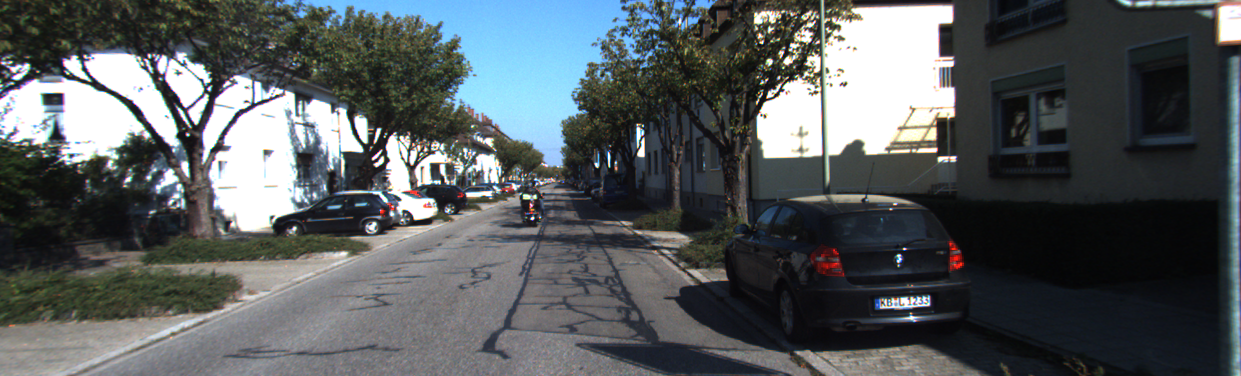
//> input picture feature-tracking-cpp/images/000001.png, 1241 x 376 px; its folder holds 4 pictures in this run
$ ./main   (built with g++ and OpenCV 4)
//> lines starting //> are read from the running program, lines starting //| are printed output that depends on the picture
#include <opencv2/opencv.hpp>
#include <opencv2/features2d.hpp>
#include <opencv2/highgui.hpp>
#include <filesystem>
#include <iostream>
#include <vector>
#include <algorithm>

namespace fs = std::filesystem;
using namespace cv;
using namespace std;

int main() {
    string folder = "images";
    vector<string> imagePaths;

    // Load image paths
    for (const auto& entry : fs::directory_iterator(folder)) {
        imagePaths.push_back(entry.path().string());
    }

    sort(imagePaths.begin(), imagePaths.end()); // Ensure order

    Ptr<ORB> orb = ORB::create(1000);

    for (size_t i = 0; i < imagePaths.size() - 1; ++i) {
        // Load color images for display
        Mat img1_color = imread(imagePaths[i], IMREAD_COLOR);
//> img1_color is the input picture: 376 rows x 1241 cols, CV_8UC3; mean B, G, R 93.2, 91.1, 85.8
        Mat img2_color = imread(imagePaths[i + 1], IMREAD_COLOR);
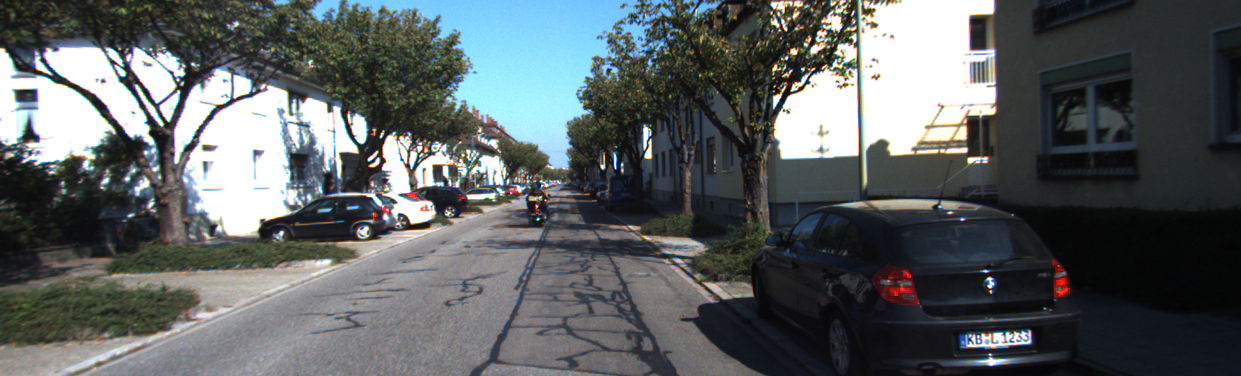
//> input picture feature-tracking-cpp/images/000003.png, 1241 x 376 px
//> img2_color is the input picture: 376 rows x 1241 cols, CV_8UC3; mean B, G, R 97.5, 96, 90.9

        if (img1_color.empty() || img2_color.empty()) {
            cerr << "Error reading image pair: " << i << endl;
            continue;
        }

        // Convert to grayscale for feature detection
        Mat img1, img2;
        cvtColor(img1_color, img1, COLOR_BGR2GRAY);
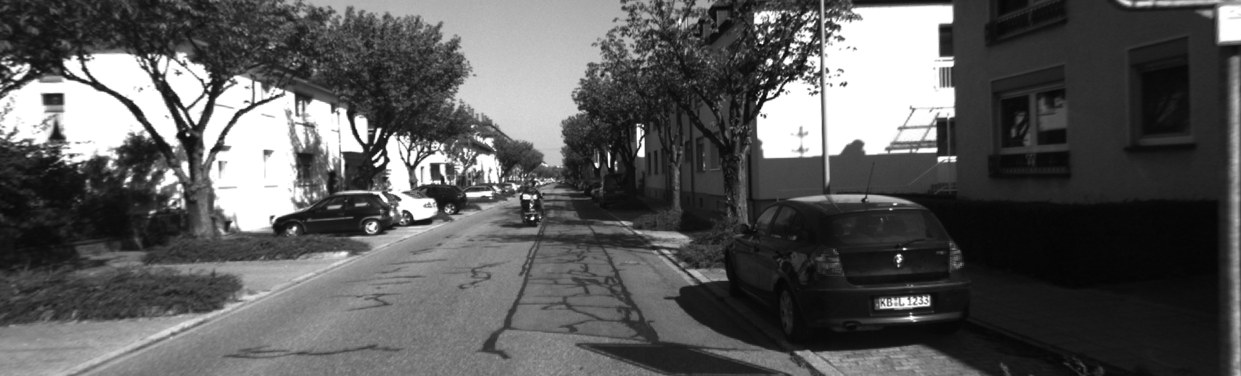
//> img1: 376 rows x 1241 cols, CV_8UC1; min 4, max 255, mean 89.8
        cvtColor(img2_color, img2, COLOR_BGR2GRAY);
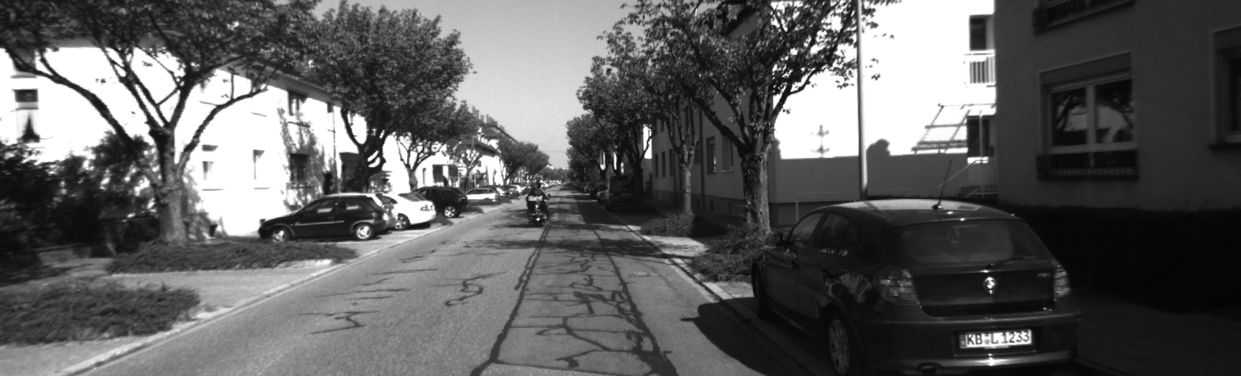
//> img2: 376 rows x 1241 cols, CV_8UC1; min 3, max 255, mean 94.7

        vector<KeyPoint> kp1, kp2;
        Mat des1, des2;

        orb->detectAndCompute(img1, noArray(), kp1, des1);
//> kp1 = 1000 keypoints; strongest (x, y, size): (524, 196, 31), (782, 90, 31), (375, 164, 31), (596, 164, 31)
        orb->detectAndCompute(img2, noArray(), kp2, des2);
//> kp2 = 1000 keypoints; strongest (x, y, size): (791, 90, 31), (792, 89, 37.2), (361, 141, 44.6), (602, 168, 31)

        BFMatcher matcher(NORM_HAMMING);
        vector<vector<DMatch>> knn_matches;
        matcher.knnMatch(des1, des2, knn_matches, 2);
//> knn_matches = 1000 matches

        // Ratio test
        vector<DMatch> good_matches;
        for (auto& m : knn_matches) {
            if (m[0].distance < 0.75f * m[1].distance) {
                good_matches.push_back(m[0]);
            }
        }
//> after the loop, good_matches = 261 matches

        // RANSAC
        vector<Point2f> pts1, pts2;
        for (const auto& match : good_matches) {
            pts1.push_back(kp1[match.queryIdx].pt);
            pts2.push_back(kp2[match.trainIdx].pt);
        }
//> after the loop, pts1 = 261 Points (x, y), first 12: [804, 76], [784, 87], [432, 200], [810, 72], [442, 145], [295, 228], [638, 154], [466, 193], [375, 224], [412, 163], [643, 139], [374, 222]; pts2 = 261 Points (x, y), first 12: [832, 67], [810, 79], [431, 202], [838, 63], [444, 146.4], [282, 232], [645, 156], [468, 196], [367, 228], [411.6, 165.6], [650.4, 140.4], [365, 227]

        vector<char> mask;
        if (pts1.size() >= 4) {
            vector<uchar> uchar_mask;
            findHomography(pts1, pts2, RANSAC, 3, uchar_mask);
//> uchar_mask = 261 values, max 1 at index 2, min 0 at index 0, mean 0.594
            mask.assign(uchar_mask.begin(), uchar_mask.end());
//> mask has the same summary as uchar_mask
        } else {
            mask.resize(good_matches.size(), 1);
        }

        // Draw matches (on COLOR images!)
        Mat outImg;
        drawMatches(
            img1_color, kp1,
            img2_color, kp2,
            good_matches,
            outImg,
            Scalar::all(-1),
            Scalar::all(-1),
            mask,
            DrawMatchesFlags::NOT_DRAW_SINGLE_POINTS
        );
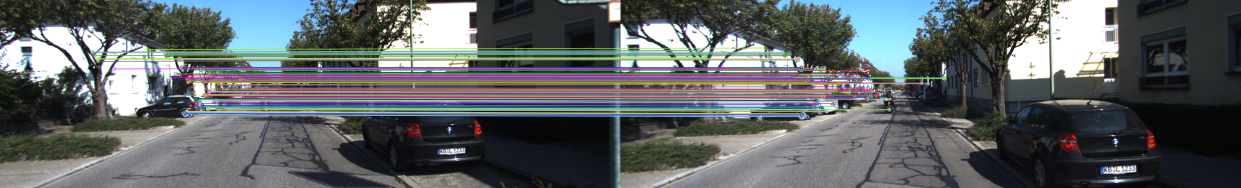
//> outImg: 376 rows x 2482 cols, CV_8UC3 (shown at 1/2 size); mean B, G, R 99.9, 98.1, 93.3

        // Save output
        fs::create_directory("output");
        string outPath = "output/match_" + to_string(i) + ".png";
        imwrite(outPath, outImg);
        cout << "Saved: " << outPath << endl;
    }
//> pass 2 of the loop `for (size_t i = 0; i < imagePaths.size() - 1; ++i)`:
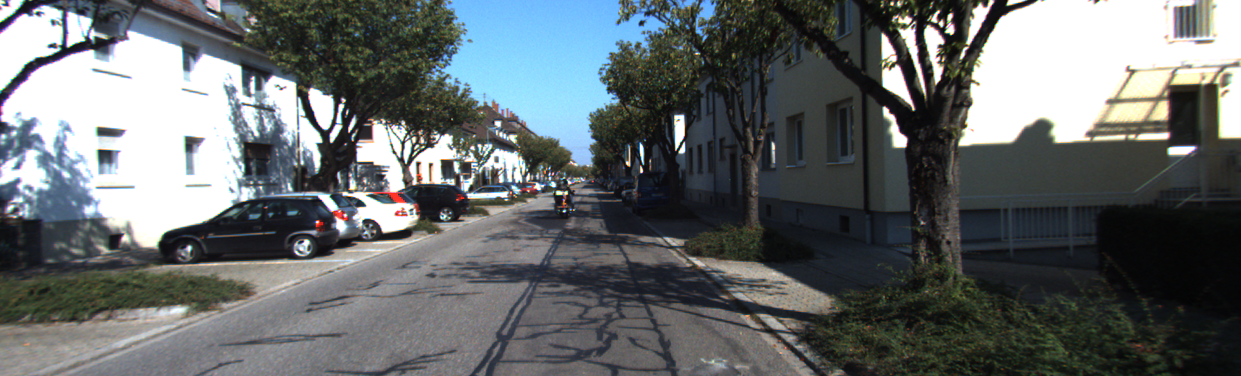
//> input picture feature-tracking-cpp/images/000011.png, 1241 x 376 px
//> img2_color is the input picture: 376 rows x 1241 cols, CV_8UC3; mean B, G, R 106.9, 105.8, 100.6
//> `cvtColor(img2_color, img2, COLOR_BGR2GRAY);`:
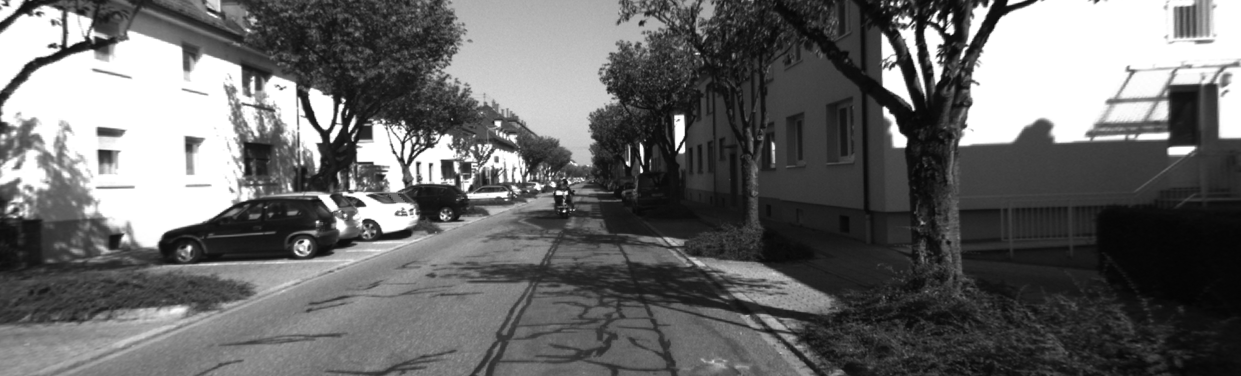
//> img2: 376 rows x 1241 cols, CV_8UC1; min 4, max 255, mean 104.4
//> kp1 has the same summary as kp2
//> kp2 = 1000 keypoints; strongest (x, y, size): (323, 126, 64.3), (325, 128, 53.6), (325, 131, 92.6), (323, 124, 77.1)
//> after the loop `for (auto& m : knn_matches)`: good_matches = 47 matches
//> the loop `for (const auto& match : good_matches)` made 47 passes
//> uchar_mask = 47 values, max 1 at index 2, min 0 at index 0, mean 0.426
//> mask has the same summary as uchar_mask
//> `drawMatches( img1_color, kp1, img2_color, kp2, good_matches, outImg, S..`:
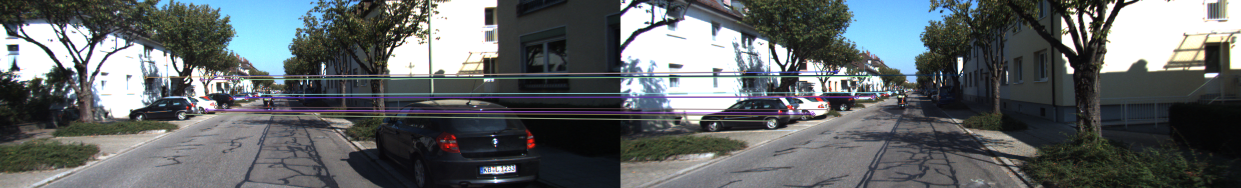
//> outImg: 376 rows x 2482 cols, CV_8UC3 (shown at 1/2 size); mean B, G, R 103.3, 101.4, 96.4
//> pass 3 of the loop `for (size_t i = 0; i < imagePaths.size() - 1; ++i)`:
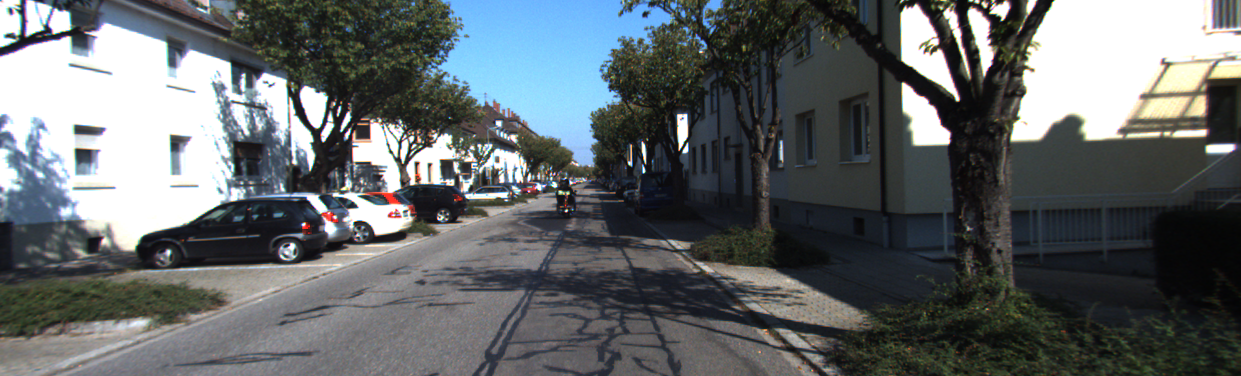
//> input picture feature-tracking-cpp/images/000012.png, 1241 x 376 px
//> img2_color is the input picture: 376 rows x 1241 cols, CV_8UC3; mean B, G, R 105.1, 103.3, 98.2
//> `cvtColor(img2_color, img2, COLOR_BGR2GRAY);`:
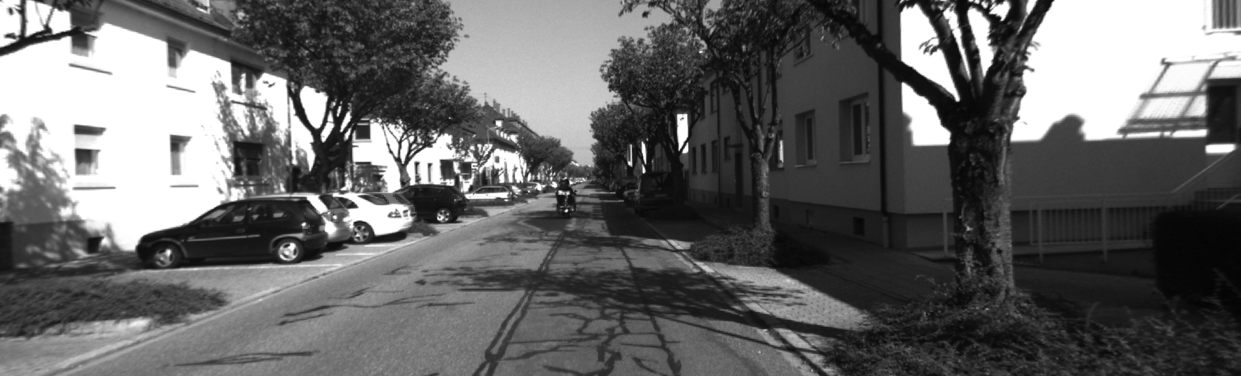
//> img2: 376 rows x 1241 cols, CV_8UC1; min 4, max 255, mean 102
//> kp1 has the same summary as kp2
//> kp2 = 1000 keypoints; strongest (x, y, size): (315, 124, 64.3), (957, 99, 31), (629, 163, 31), (316, 126, 53.6)
//> after the loop `for (auto& m : knn_matches)`: good_matches = 503 matches
//> after the loop `for (const auto& match : good_matches)`: pts1 = 503 Points (x, y), first 12: [393, 126], [405, 143], [411, 206], [683, 115], [414, 211], [416, 213], [399, 155], [380, 122], [409, 142], [504, 135], [365, 219], [883, 85]; pts2 = 503 Points (x, y), first 12: [390, 125], [402, 143], [404.4, 207.6], [686, 114], [409, 212], [411, 214], [396, 155], [376, 121], [406, 141], [505, 134], [354, 222], [901.2, 58.8]
//> uchar_mask = 503 values, max 1 at index 0, min 0 at index 10, mean 0.771
//> mask has the same summary as uchar_mask
//> `drawMatches( img1_color, kp1, img2_color, kp2, good_matches, outImg, S..`:
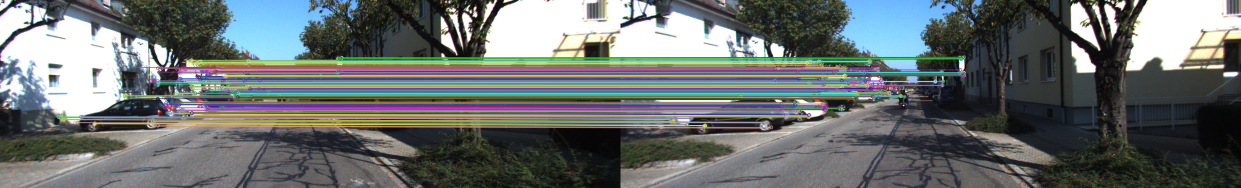
//> outImg: 376 rows x 2482 cols, CV_8UC3 (shown at 1/2 size); mean B, G, R 110.2, 110.3, 105.3

    return 0;
}
